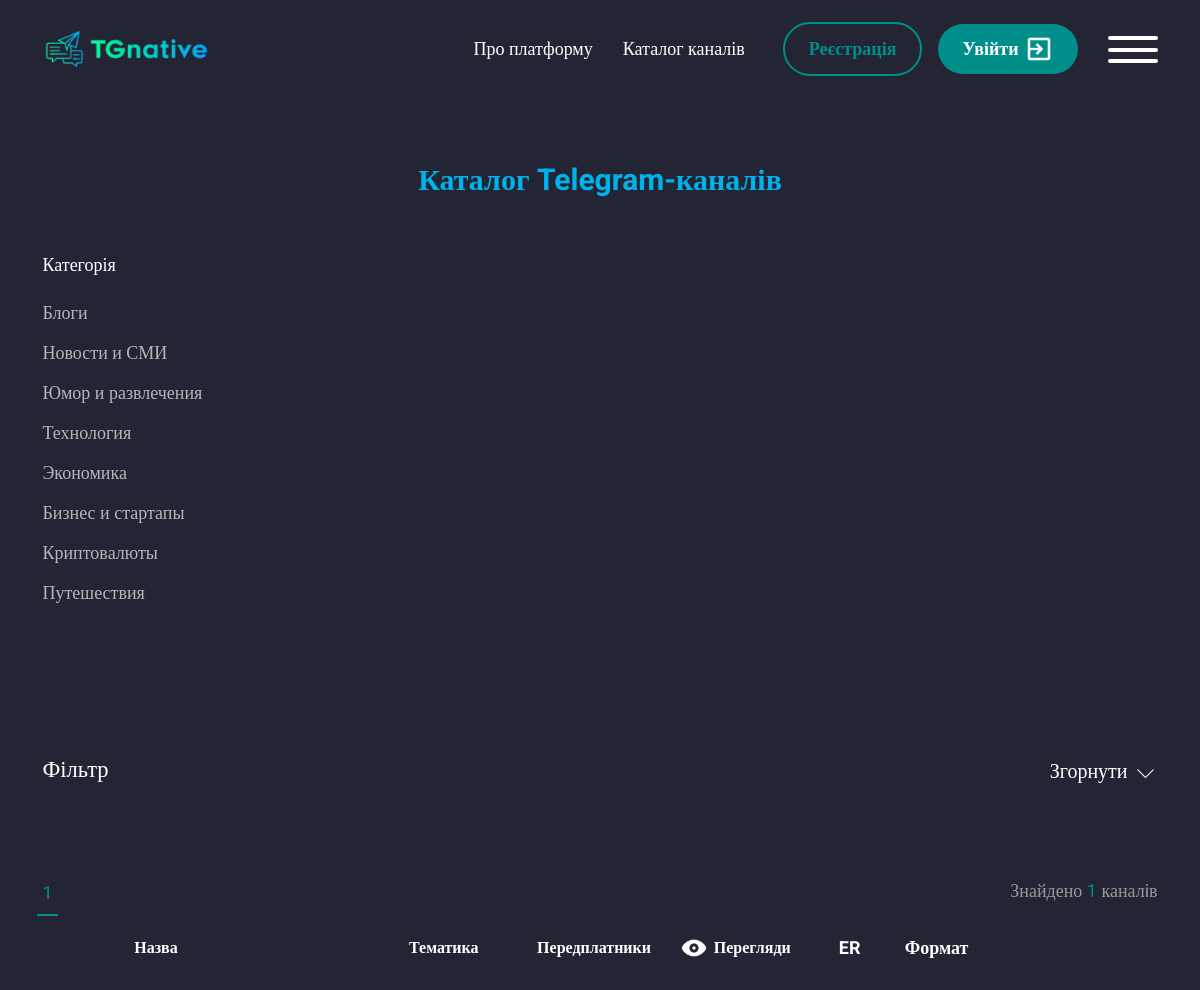
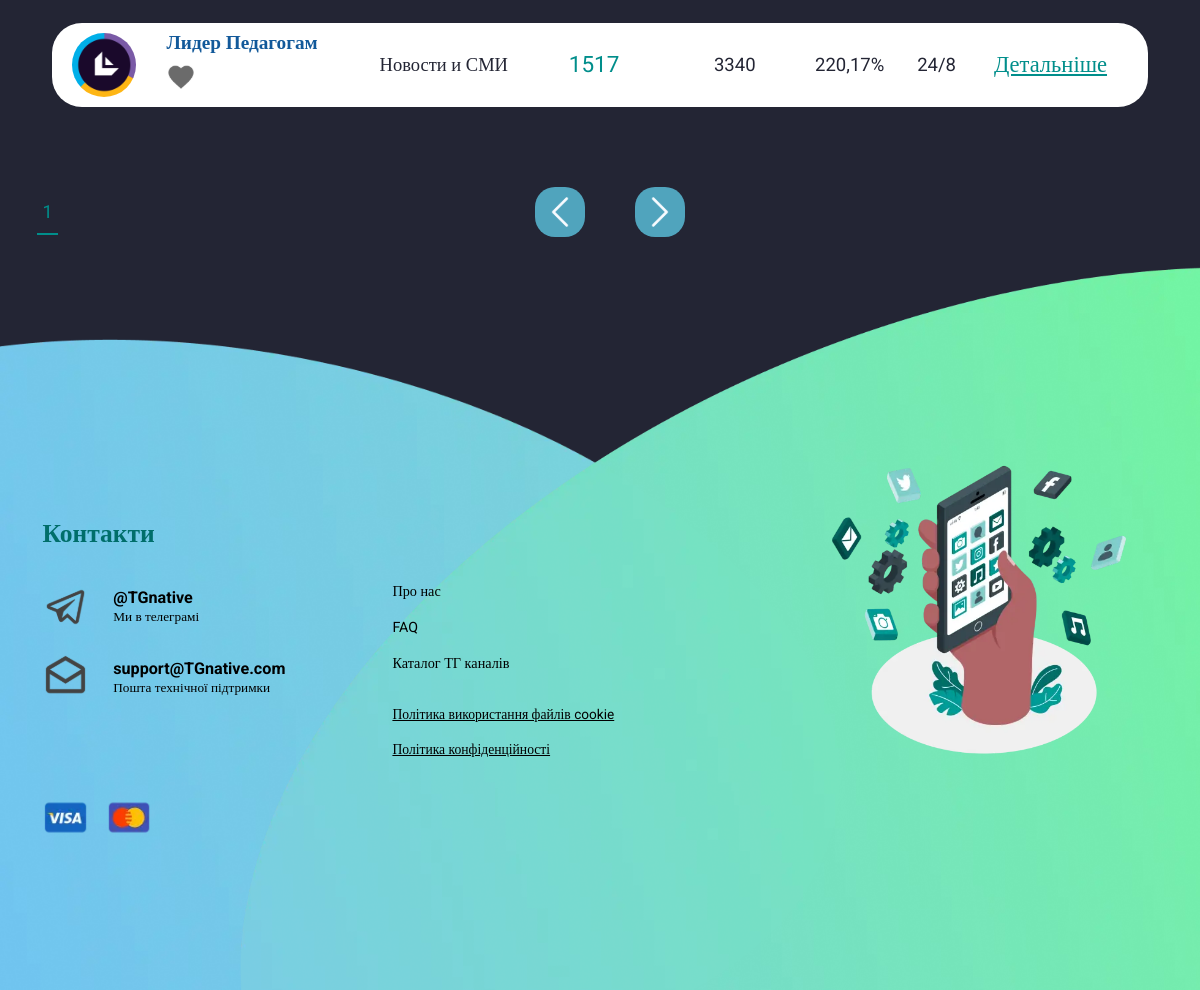
The page /category-list/ on the database its author committed (2 pictures, top to bottom).
### accounts/models.py (models this page shows, shortened)
class Category_chanels(models.Model):
    name=models.CharField(max_length=150)
    created_at=models.DateTimeField(auto_now_add=True)
    def __str__(self):
        return self.name

class Add_chanel(models.Model):
    username = models.ForeignKey(Profile, on_delete=models.CASCADE,related_name='profile')
    category=models.ForeignKey('Category_chanels',on_delete=models.CASCADE)
    chanel_link = models.CharField(max_length=150)
    description=models.TextField()

class Cost_Format(models.Model):
    add_chanel=models.ForeignKey(Add_chanel,on_delete=models.CASCADE,related_name='cost_formats')
    placement_format = models.CharField(max_length=100)
    cost_per_format = models.DecimalField(max_digits=10, decimal_places=2)

### API/models.py (models this page shows, shortened)
class Chanel(models.Model):
    chanel_link=models.CharField(max_length=150)
    name=models.CharField(max_length=150,verbose_name="Называние канала")
    pictures=models.ImageField(verbose_name='Лого')
    subscribers=models.IntegerField()
    views=models.IntegerField()
    created_at=models.DateTimeField(auto_now_add=True)
    last_update=models.DateTimeField(auto_now=True)
    add_chanel =models.ForeignKey(Add_chanel, on_delete=models.CASCADE)
    username=models.CharField(max_length=140)
    daily_subscribers=models.IntegerField(default=0, blank=True, null=True)
    weekly_subscribers=models.IntegerField(default=0, blank=True, null=True)
    weekly_monthy = models.IntegerField(default=0, blank=True, null=True)
    class Meta:
        verbose_name="Канал"
        verbose_name_plural="Канал"
        ordering=['-subscribers']

### accounts/views.py (the view)
# urls.py: path('category-list/',views.CategoryChanelPage.as_view(),name='category-list'),
class CategoryChanelPage(ListView):
    template_name = 'category.html'
    model = Chanel
    paginate_by = 6
    login_url = reverse_lazy('login')
    def get_queryset(self):
        search_query = self.request.GET.get('chanel_link')
        select_category = self.request.GET.get('selected_category')
        chanel_name = self.request.GET.get('chanel_name')
        views_from=self.request.GET.get('views_from')
        views_to=self.request.GET.get('views_to')
        subscribers_from=self.request.GET.get('subscribers_from')
        subscribers_to=self.request.GET.get('subscribers_to')
        cost_from=self.request.GET.get('cost_from')
        cost_to = self.request.GET.get('cost_to')
        description=self.request.GET.get('search-desc')
        queryset = Chanel.objects.exclude(pictures='')
        if search_query:
            queryset = queryset.filter(chanel_link__icontains=search_query)
        if select_category:
            queryset = queryset.filter(add_chanel__category__name=select_category)
        if chanel_name:
            queryset = queryset.filter(name__icontains=chanel_name)
        if description:
            queryset=queryset.filter(add_chanel__description__icontains=description)
        if views_from and views_to :
            queryset=queryset.filter(views__range=[views_from, views_to])
        if subscribers_from and subscribers_to :
            queryset=queryset.filter(subscribers__range=[subscribers_from, subscribers_to])
        if cost_from and cost_to :
            queryset = queryset.filter(add_chanel__cost_formats__cost_per_format__range=[cost_from, cost_to])
        return queryset
    def get_context_data(self, *, object_list=None, **kwargs):
        context = super().get_context_data(**kwargs)
        context['lists'] = self.get_queryset().count()
        context['count'] = Chanel.objects.select_related('add_chanel').prefetch_related('add_chanel__cost_formats')
        context['category'] = Category_chanels.objects.all()
        return context

### accounts/context_processors.py (called while the page is built, shortened)
def user_authenticated(request):
    user_authenticated_data = {'user_authenticated': request.user.is_authenticated}
    return user_authenticated_data

### accounts/templates/category.html (shortened to what this page needs)
{% extends 'base.html' %}
{% load mathfilters %}
{% load static %}
    {% block content %}
    <main class="page">
			<section class="catalog-mainscreen">
				<div class="catalog-mainscreen__container container">
					<h1 class="title title_center">Каталог Telegram-каналів</h1>
					<div class="catalog-mainscreen__cat">
										<div class="label-white">Категорія</div>
										<div class="catalog-mainscreen__cat-lists">
                                                    {% for item in category %}
                                            {% if forloop.counter0|divisibleby:8 %}
                                                <ul class="catalog-mainscreen__cat-list">
                                            {% endif %}
                                              <li class="catalog-mainscreen__cat-item">
												   {% if request.GET.selected_category == item.name %}
												   <a href="?selected_category={{item.name}}"> <button class="catalog-mainscreen__cat-btn _active" type="button">{{ item.name }}</button></a>
												  {% else %}
												  <a href="?selected_category={{item.name}}"> <button class="catalog-mainscreen__cat-btn" type="button">{{ item.name }}</button></a>
												  {% endif %}
												</li>
                                            {% if forloop.last %}
                                                </ul>
                                            {% endif %}
                                        {% endfor %}
										</div>
									</div>
					<div data-spollers class="spollers">
						<div class="spollers__item">
							<button type="button" data-spoller class="spollers__title">
								<span class="label-white label-white_s24">
									Фільтр
								</span>
								<span class="label-white label-white_s20">
									Згорнути
									<img class="arrow" src="{% static 'img/icons/arrow-down.svg' %}" alt="">
								</span>
							</button>
						</div>
					</div>
				</div>
			</section>
			<section class="search-channels">
				<div class="search-channels__container">
					<div class="search-channels__head">
						<div class="search-channels__tabs-head">
							<div class="search-channels__nums tabs-navigation">
								{% for p in page_obj.paginator.page_range %}
								 {% if page_obj.number == p %}
								<a href="?page={{ p }}">
								<button class="search-channels__num tabs-navigation__title _tab-active" type="button">{{p}}</button>
								</a>
								{% else %}
								<a href="?page={{ p }}">
								<button class="search-channels__num tabs-navigation__title" type="button">{{p}}</button>
								</a>
								{% endif %}
								{% endfor %}
							</div>
							<div class="search-channels__head-text">
								Знайдено <span>{{ lists }}</span> каналiв
							</div>
						</div>
					</div>
					<div class="table-wrap">
						<table class="table table_w">
							<thead>
								<tr>
									<th scope="col">
										<div class="label-white label-white_s16">Назва</div>
									</th>
									<th scope="col">
										<div class="label-white label-white_s16">Тематика</div>
									</th>
									<th>
										<div class="label-white label-white_s16">Передплатники</div>
									</th>
									<th>
										<div class="d-flex">
											<img src="img/icons/eye.svg" alt="">
											<div class="label-white label-white_s16">Перегляди</div>
										</div>
									</th>
									<th>
										ER
									</th>
									<th>
										Формат
									</th>
									<th>
									</th>
								</tr>
							</thead>
							<tbody>
							 {% for item in object_list  %}
               				 {% with last_cost_format=item.add_chanel.cost_formats.last %}
							 {% with er=item.views|div:item.subscribers|mul:100 %}
								<tr>
									<td class="table-row" scope="row">
										<div class="table-row__head">
											<a href="#" target="_blank" class="table-row__img">
												<picture><source srcset="/{{ item.pictures }}" type="image/webp"><img class="img-fluid" src="/{{ item.pictures }}" alt=""></picture>
											</a>
											<div class="table-row__content">
												<div class="table-row__content">
													<a href="{% url 'page' item.pk %}" target="_blank" class="label-dark-blue label-dark-blue_s20 hhv-green">{{item.name}}</a>
													<div class="table-row__btns">
														<img  class="likeButton" data-chanel-id="{{ item.id }}" src="{% static 'img/catalog/like.svg' %}" alt="">
													</div>
												</div>
											</div>
										</div>
									</td>
									<td class="table-row">
										<div class="label-dark label-dark_s20">{{item.add_chanel.category}}</div>
									</td>
									<td class="table-row">
										<div class="label-dark-green label-dark-green_s24">{{item.subscribers}}</div>
									</td>
									<td class="table-row">
										<div class="label-dark label-dark_s20">{{item.views}}</div>
									</td>
									<td class="table-row">
										<div class="label-dark label-dark_s20">{{er|floatformat:2 }}%</div>
									</td>
									<td class="table-row">
										<div class="label-dark label-dark_s20">{{last_cost_format.placement_format}}</div>
									</td>
									<td class="table-row">
										<a href="{% url 'page' item.pk %}" target="_blank" class="label-dark-green hhv-blue label-underline label-dark-green_s24" type="button">Детальніше</a>
									</td>
								</tr>
							 {% endwith %}
               				 {% endwith %}
							 {% endfor %}
							</tbody>
						</table>
					</div>
					<div class="search-channels__bottom">
						<div class="search-channels__nums tabs-navigation">
							{% for p in page_obj.paginator.page_range %}
								 {% if page_obj.number == p %}
								<a href="?page={{ p }}">
								<button class="search-channels__num tabs-navigation__title _tab-active" type="button">{{p}}</button>
								</a>
								{% else %}
								<a href="?page={{ p }}">
								<button class="search-channels__num tabs-navigation__title" type="button">{{p}}</button>
								</a>
								{% endif %}
								{% endfor %}
						</div>
						<div class="search-channels__arrows">
							 {% if page_obj.has_previous %}
							<a href="?page={{page_obj.previous_page_number}}" class="search-channels__arrow search-channels__arrow_left" >
								<img class="img-fluid" src="{% static 'img/icons/arrow-left.svg' %}" alt="">
							</a>
							{% else %}
							<a  href="?page={{page_obj.number}}" class="search-channels__arrow search-channels__arrow_left" >
								<img class="img-fluid" src="{% static 'img/icons/arrow-left.svg' %}" alt="">
							</a>
							{% endif %}
							 {% if page_obj.has_next %}
							<a href="?page={{ page_obj.next_page_number }}" class="search-channels__arrow search-channels__arrow_right" >
								<img class="img-fluid" src="{% static 'img/icons/arrow-left.svg' %}" alt="">
							</a>
							{% else %}
							<a href="?page={{ page_obj.number }}" class="search-channels__arrow search-channels__arrow_right" >
								<img class="img-fluid" src="{% static 'img/icons/arrow-left.svg' %}" alt="">
							</a>
							{% endif %}
						</div>
					</div>
				</div>
			</section>
		</main>
{% endblock %}

### rows shown on the page
Category_chanels: name "Блоги"
Category_chanels: name "Новости и СМИ"
Category_chanels: name "Юмор и развлечения"
Category_chanels: name "Технология"
Category_chanels: name "Экономика"
Category_chanels: name "Бизнес и стартапы"
Category_chanels: name "Криптовалюты"
Category_chanels: name "Путешествия"
Chanel: pictures (picture), name "Лидер Педагогам", add_chanel.category "Новости и СМИ", subscribers "1517", views "3340", value "220,17", add_chanel.cost_formats.last.placement_format "24/8"

### other values the page prints
{{ p }} "1"
{{ lists }} "1"
